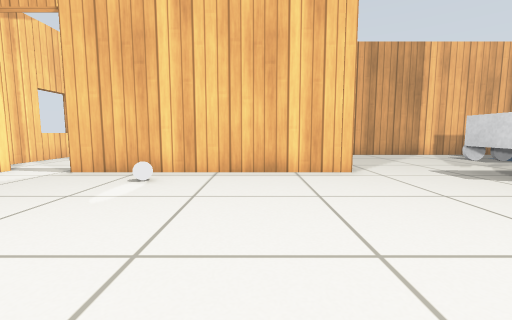
[1] (above)

13 first-person views from a walk through a world built for the Gazebo simulator. The camera is 0.5 m above the floor, tilts 6° down and sees 90° across. The floor is counted in squares, 0.5 m on a side. Each view is taken from the middle of a square. On the plan, view 1 faces up. The plan holds only what a view shows up to about 11 squares ahead; the rest is blank. Robots are left out. Gazebo's built-in surfaces are drawn with simple patterns.

[2]
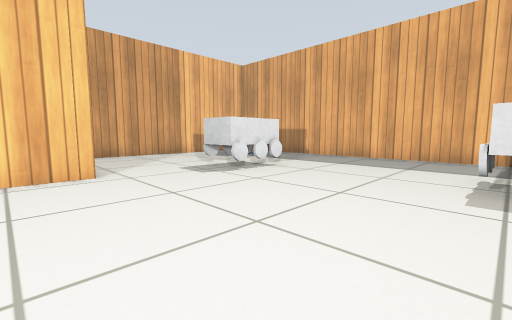

[3]
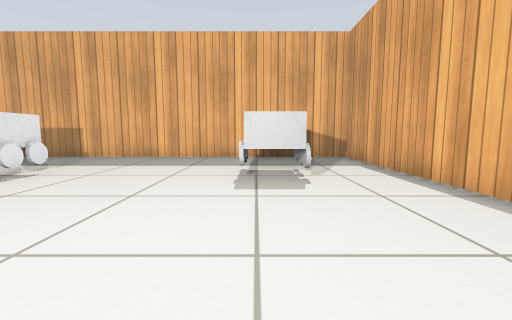

[4]
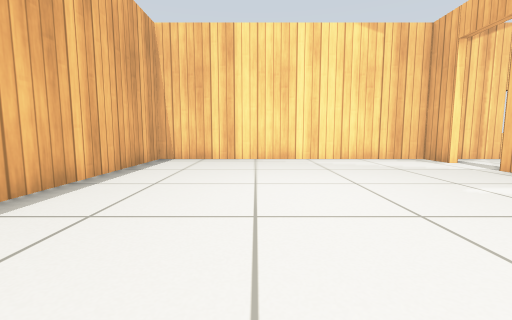

[5]
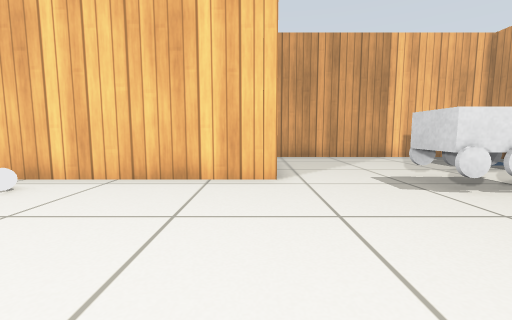

[6]
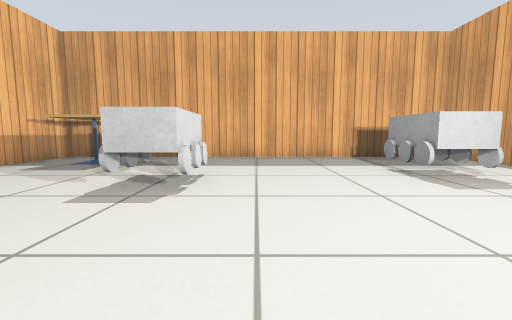

[7]
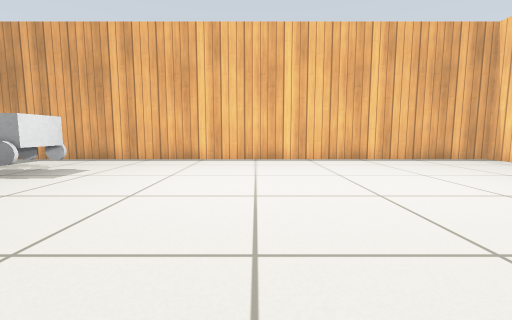

[8]
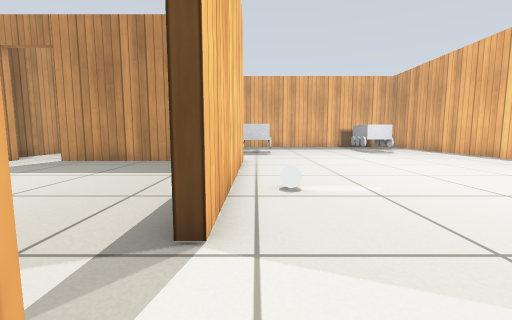

[9]
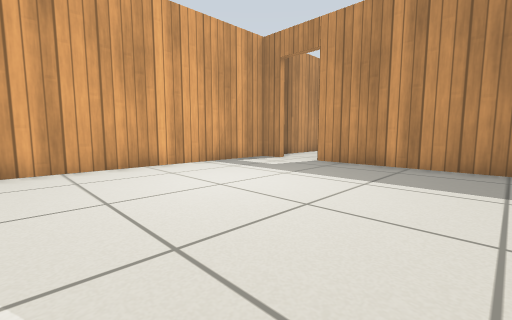

[10]
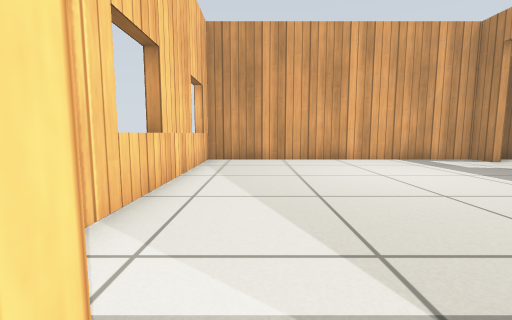

[11]
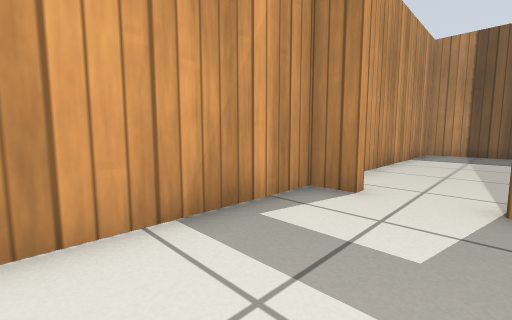

[12]
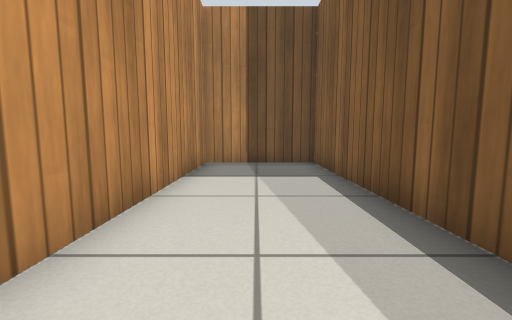

[13]
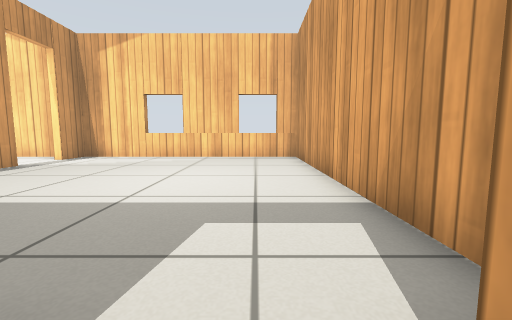

### Floor plan
Ten units are one square. View 1 is at (0, 0); x grows to the right and y downward. Boxes are objects, and circles mark ways between rooms. Rooms are numbered by the first view taken in them; rooms with no view inside come last. Other rooms are left out.
<svg viewBox="-83 -162 204 204">
<path fill="none" stroke="#000" d="M25 -65 -47 -65M-65 -65 -78 -65 -78 37 116 37 116 -117 29 -117M-47 -68 -41 -68M22 -148 22 -157 -78 -157 -78 -68 -65 -68M22 -79 22 -130M49 -120 116 -120 116 -157 32 -157"/>
<rect x="-25" y="-55" width="10" height="10" fill="#bbb"><title>white ball</title></rect>
<rect x="55" y="-75" width="20" height="30" fill="#bbb"><title>other object</title></rect>
<rect x="65" y="-5" width="20" height="20" fill="#bbb"><title>other object</title></rect>
<rect x="85" y="-105" width="20" height="20" fill="#bbb"><title>cafe table</title></rect>
<circle cx="-55" cy="-70" r="3" fill="#2a7"/>
<circle cx="20" cy="-135" r="3" fill="#2a7"/>
<text x="30" y="-30">1</text>
<text x="-30" y="-120">2</text>
<text x="70" y="-140">3</text>
</svg>
Room 1 opens to room 2. Room 2 opens to room 3.

Where each view was taken, in squares from view 1:
view 1: 0 up, 0 right, facing up
view 2: 0 up, 1 right, facing up-right
view 3: 0 up, 1 right, facing right
view 4: 0 up, 2 right, facing left
view 5: 1 up, 2 right, facing up
view 6: 4 up, 1 right, facing right
view 7: 6 up, 1 right, facing down
view 8: 6 up, 7 left, facing right
view 9: 8 up, 6 left, facing up-right
view 10: 6 up, 6 left, facing up
view 11: 13 up, 2 left, facing up-right
view 12: 14 up, 3 right, facing right
view 13: 14 up, 3 right, facing left
